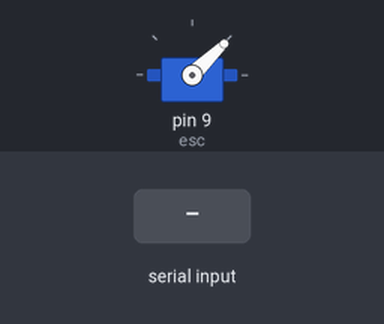
Bench run of a sketch on a simulated Arduino Uno, built with avr-gcc and run on an emulated ATmega328P. On the bench: servo. The test bench sets the inputs (shaded band). What the sketch prints to the serial monitor is not drawn.

Above: at 4.2 s.
4.3 s: "90,45\n" received over Serial
At 5.1 s:
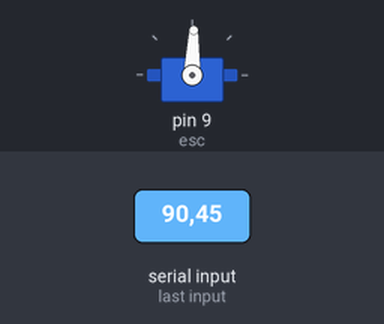
6.8 s: "30,150\n" received over Serial
At 7.6 s:
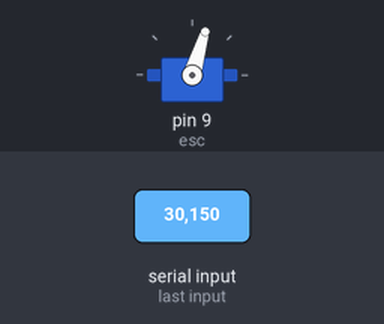
Timing chart, 0 to 9.8 s (numbered marks = the images above; inputs shaded):
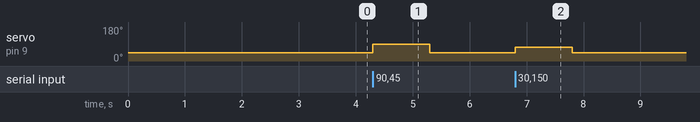

Measured:
- after the input at 4.3 s, servo on pin 9 (esc): 44° → 88° at once, → 44° 1.0 s later
- after the input at 6.8 s, servo on pin 9 (esc): 44° → 73° at once, → 44° 1.0 s later

The sketch:

motor_speed_control_code.ino
```cpp
#include <Servo.h>

Servo esc;  // ESC bir servo gibi kontrol edilir

void setup() {
  Serial.begin(115200);
  esc.attach(9);  // ESC D9 pinine bağlı

  esc.writeMicroseconds(1000);  // ESC'yi armla
  Serial.println("ESC hazır. 0–100 arası yüzde değeri girin.");
  delay(3000);
}

void loop() {
  if (Serial.available()) {
    int percent = Serial.parseInt();

    if (percent >= 0 && percent <= 100) {
      int pwm = map(percent, 0, 100, 1000, 2000);  // 1000–2000 µs
      esc.writeMicroseconds(pwm);

      Serial.print("PWM %: ");
      Serial.print(percent);
      Serial.print(" → PWM µs: ");
      Serial.println(pwm);
    } else {
      Serial.println("Hatalı giriş! 0–100 arası sayı girin.");
    }
  }
}
```
